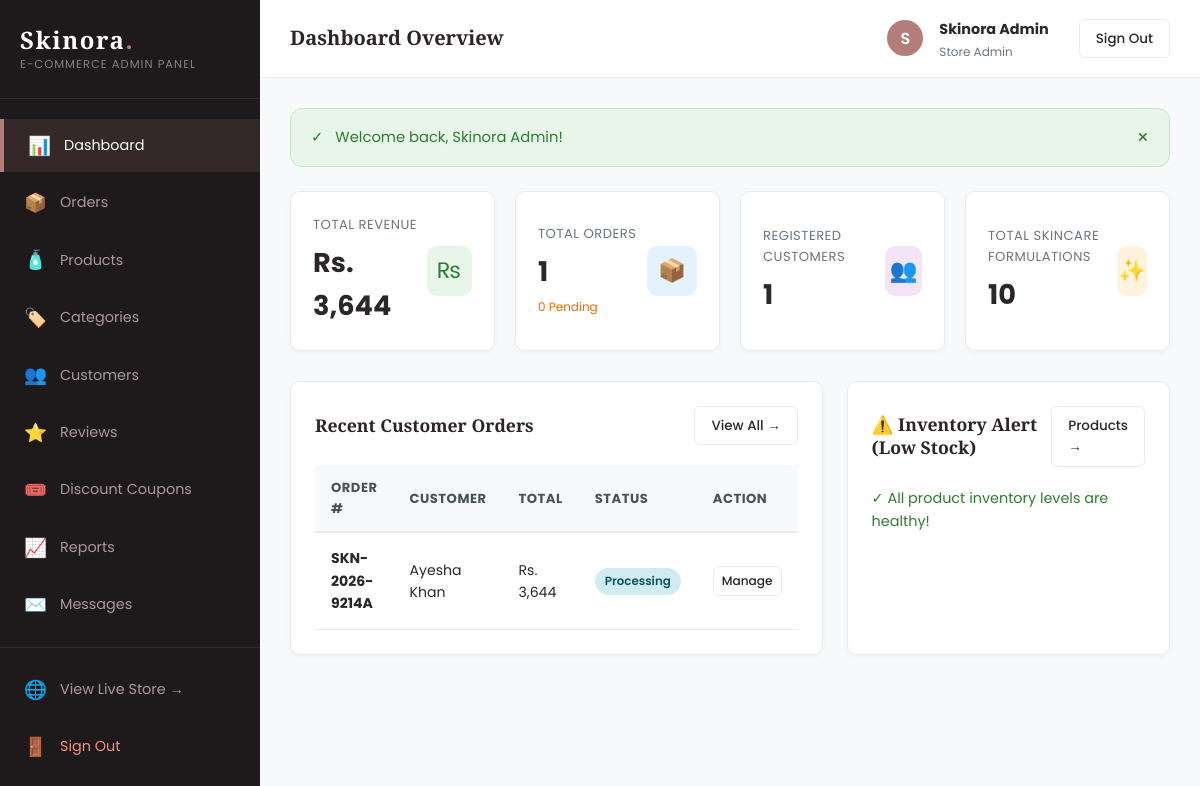
Page /admin/dashboard.php (signed in) on the committed database.
### tables this page shows
CREATE TABLE `orders` (
  `id` INT UNSIGNED AUTO_INCREMENT PRIMARY KEY,
  `order_number` VARCHAR(50) NOT NULL UNIQUE,
  `user_id` INT UNSIGNED NULL,
  `customer_name` VARCHAR(120) NOT NULL,
  `customer_email` VARCHAR(150) NOT NULL,
  `customer_phone` VARCHAR(30) NOT NULL,
  `shipping_address` VARCHAR(255) NOT NULL,
  `city` VARCHAR(80) NOT NULL,
  `postal_code` VARCHAR(20) NULL,
  `subtotal` DECIMAL(10,2) NOT NULL,
  `shipping_fee` DECIMAL(10,2) NOT NULL DEFAULT 0.00,
  `discount_amount` DECIMAL(10,2) NOT NULL DEFAULT 0.00,
  `total_amount` DECIMAL(10,2) NOT NULL,
  `payment_method` ENUM('cod', 'card', 'bank_transfer') NOT NULL DEFAULT 'cod',
  `payment_status` ENUM('pending', 'paid', 'failed') NOT NULL DEFAULT 'pending',
  `order_status` ENUM('pending', 'processing', 'shipped', 'delivered', 'cancelled') NOT NULL DEFAULT 'pending',
  `notes` TEXT NULL,
  `coupon_code` VARCHAR(50) NULL,
  `created_at` TIMESTAMP DEFAULT CURRENT_TIMESTAMP,
  `updated_at` TIMESTAMP DEFAULT CURRENT_TIMESTAMP ON UPDATE CURRENT_TIMESTAMP,
  INDEX `idx_order_num` (`order_number`),
  INDEX `idx_order_user` (`user_id`),
  INDEX `idx_order_status` (`order_status`),
  CONSTRAINT `fk_orders_user` FOREIGN KEY (`user_id`) REFERENCES `users` (`id`) ON DELETE SET NULL ON UPDATE CASCADE
);

### admin/dashboard.php (the view, shortened to what this page needs)
<?php
$db = getDBConnection();
$totalSales = (float)$db->query("SELECT COALESCE(SUM(total_amount), 0) FROM orders WHERE order_status != 'cancelled'")->fetchColumn();
$totalOrders = (int)$db->query("SELECT COUNT(*) FROM orders")->fetchColumn();
$totalCustomers = (int)$db->query("SELECT COUNT(*) FROM users WHERE role = 'customer'")->fetchColumn();
$totalProducts = (int)$db->query("SELECT COUNT(*) FROM products")->fetchColumn();
$pendingOrdersCount = (int)$db->query("SELECT COUNT(*) FROM orders WHERE order_status = 'pending'")->fetchColumn();
$lowStockStmt = $db->query("SELECT id, name, sku, stock_quantity, price FROM products WHERE stock_quantity <= 15 ORDER BY stock_quantity ASC LIMIT 5");
$lowStockProducts = $lowStockStmt->fetchAll();
$recentOrdersStmt = $db->query("SELECT * FROM orders ORDER BY id DESC LIMIT 5");
$recentOrders = $recentOrdersStmt->fetchAll();
require_once __DIR__ . '/includes/header.php';
?>
<div class="metrics-grid">
    <div class="metric-card">
        <div>
            <div class="metric-title">Total Revenue</div>
            <div class="metric-value"><?= formatPrice($totalSales) ?></div>
        </div>
        <div class="metric-icon-box icon-sales">₨</div>
    </div>
    <div class="metric-card">
        <div>
            <div class="metric-title">Total Orders</div>
            <div class="metric-value"><?= $totalOrders ?></div>
            <small style="color: #ed6c02; font-size: 0.75rem;"><?= $pendingOrdersCount ?> Pending</small>
        </div>
        <div class="metric-icon-box icon-orders">📦</div>
    </div>
    <div class="metric-card">
        <div>
            <div class="metric-title">Registered Customers</div>
            <div class="metric-value"><?= $totalCustomers ?></div>
        </div>
        <div class="metric-icon-box icon-customers">👥</div>
    </div>
    <div class="metric-card">
        <div>
            <div class="metric-title">Total Skincare Formulations</div>
            <div class="metric-value"><?= $totalProducts ?></div>
        </div>
        <div class="metric-icon-box icon-products">✨</div>
    </div>
</div>
<div style="display: grid; grid-template-columns: 1.5fr 1fr; gap: 24px;">
    <div class="admin-card">
        <div class="admin-card-header">
            <h3 class="admin-card-title">Recent Customer Orders</h3>
            <a href="<?= BASE_URL ?>admin/orders.php" class="btn-admin btn-admin-outline">View All &rarr;</a>
        </div>
        <?php if (empty($recentOrders)): ?>
            <p style="color: #6c757d; font-size: 0.9rem;">No orders placed yet.</p>
        <?php else: ?>
            <table class="admin-table">
                <thead>
                    <tr>
                        <th>Order #</th>
                        <th>Customer</th>
                        <th>Total</th>
                        <th>Status</th>
                        <th>Action</th>
                    </tr>
                </thead>
                <tbody>
                    <?php foreach ($recentOrders as $ord): ?>
                        <tr>
                            <td><strong><?= e($ord['order_number']) ?></strong></td>
                            <td><?= e($ord['customer_name']) ?></td>
                            <td><?= formatPrice($ord['total_amount']) ?></td>
                            <td>
                                <span class="status-pill status-<?= e($ord['order_status']) ?>">
                                    <?= ucfirst(e($ord['order_status'])) ?>
                                </span>
                            </td>
                            <td>
                                <a href="<?= BASE_URL ?>admin/order-details.php?id=<?= $ord['id'] ?>" class="btn-admin btn-admin-outline" style="padding: 4px 8px; font-size: 0.76rem;">
                                    Manage
                                </a>
                            </td>
                        </tr>
                    <?php endforeach; ?>
                </tbody>
            </table>
        <?php endif; ?>
    </div>
    <div class="admin-card">
        <div class="admin-card-header">
            <h3 class="admin-card-title">⚠️ Inventory Alert (Low Stock)</h3>
            <a href="<?= BASE_URL ?>admin/products.php" class="btn-admin btn-admin-outline">Products &rarr;</a>
        </div>
        <?php if (empty($lowStockProducts)): ?>
            <p style="color: #2e7d32; font-size: 0.9rem;">✓ All product inventory levels are healthy!</p>
        <?php endif; ?>
    </div>
</div>
<?php require_once __DIR__ . '/includes/footer.php'; ?>

### assets/css/style.css (style rules this page uses)
:root { --primary: #b37d7a; --primary-light: #e8b4b8; --primary-dark: #8c5b59; --rose-gold: #c59b97; --blush: #fceee9; --soft-beige: #f7f3ee; --cream: #fffdfa; --white: #ffffff; --dark-charcoal: #2c2425; --text-muted: #726264; --border-color: #ede4e0; --border-light: #f3ece8; --success: #2e7d32; --success-bg: #e8f5e9; --error: #d32f2f; --error-bg: #ffebee; --warning: #ed6c02; --warning-bg: #fff3e0; --info: #0288d1; --info-bg: #e1f5fe; --shadow-sm: 0 2px 8px rgba(179, 125, 122, 0.08); --shadow-md: 0 6px 20px rgba(179, 125, 122, 0.12); --shadow-lg: 0 12px 36px rgba(179, 125, 122, 0.16); --radius-sm: 6px; --radius-md: 12px; --radius-lg: 20px; --radius-pill: 50px; --transition: all 0.3s cubic-bezier(0.25, 0.8, 0.25, 1); }
*, *::before, *::after { margin: 0; padding: 0; box-sizing: border-box; }
html { font-size: 16px; scroll-behavior: smooth; }
body { font-family: 'Poppins', -apple-system, BlinkMacSystemFont, 'Segoe UI', Roboto, sans-serif; background-color: var(--cream); color: var(--dark-charcoal); line-height: 1.6; overflow-x: hidden; -webkit-font-smoothing: antialiased; }
h1, h2, h3, h4, h5, h6 { font-family: 'Playfair Display', Georgia, serif; font-weight: 600; color: var(--dark-charcoal); line-height: 1.3; }
p { margin-bottom: 1rem; color: var(--text-muted); }
a { color: inherit; text-decoration: none; transition: var(--transition); }

### assets/css/admin.css (style rules this page uses)
:root { --admin-bg: #f8f9fa; --admin-sidebar-bg: #1e191a; --admin-sidebar-active: #b37d7a; --admin-card-bg: #ffffff; --admin-text-main: #2b2627; --admin-text-muted: #6c757d; --admin-border: #e9ecef; --admin-primary: #b37d7a; --admin-success: #28a745; --admin-warning: #ffc107; --admin-danger: #dc3545; --admin-info: #17a2b8; }
body.admin-body { background-color: var(--admin-bg); color: var(--admin-text-main); font-family: 'Poppins', sans-serif; margin: 0; display: flex; min-height: 100vh; }
.metrics-grid { display: grid; grid-template-columns: repeat(4, 1fr); gap: 20px; margin-bottom: 30px; }
.metric-card { background: #ffffff; border: 1px solid var(--admin-border); border-radius: 10px; padding: 22px; box-shadow: 0 2px 6px rgba(0,0,0,0.03); display: flex; align-items: center; justify-content: space-between; }
.metric-title { font-size: 0.82rem; text-transform: uppercase; letter-spacing: 0.5px; color: var(--admin-text-muted); margin-bottom: 6px; }
.metric-value { font-size: 1.7rem; font-weight: 700; color: var(--admin-text-main); }
.metric-icon-box { width: 50px; height: 50px; border-radius: 10px; display: flex; align-items: center; justify-content: center; font-size: 1.4rem; }
.icon-sales { background: #e8f5e9; color: #2e7d32; }
.icon-orders { background: #e3f2fd; color: #1565c0; }
.icon-customers { background: #f3e5f5; color: #7b1fa2; }
.icon-products { background: #fff3e0; color: #e65100; }
.admin-card { background: #ffffff; border: 1px solid var(--admin-border); border-radius: 10px; padding: 24px; margin-bottom: 30px; box-shadow: 0 2px 6px rgba(0,0,0,0.03); }
.admin-card-header { display: flex; justify-content: space-between; align-items: center; margin-bottom: 20px; }
.admin-card-title { font-size: 1.1rem; font-weight: 600; margin: 0; }
.admin-table { width: 100%; border-collapse: collapse; }
.admin-table th { background: #f8f9fa; color: #495057; font-size: 0.82rem; text-transform: uppercase; letter-spacing: 0.5px; padding: 12px 16px; text-align: left; border-bottom: 2px solid var(--admin-border); }
.admin-table td { padding: 14px 16px; font-size: 0.88rem; border-bottom: 1px solid var(--admin-border); vertical-align: middle; }
.status-pill { display: inline-block; padding: 4px 10px; border-radius: 20px; font-size: 0.74rem; font-weight: 600; text-transform: capitalize; }
.status-processing { background: #d1ecf1; color: #0c5460; }
.btn-admin { padding: 8px 16px; border-radius: 6px; font-size: 0.84rem; font-weight: 500; cursor: pointer; border: none; text-decoration: none; display: inline-flex; align-items: center; gap: 6px; }
.btn-admin-outline { background: transparent; border: 1px solid var(--admin-border); color: var(--admin-text-main); }

### rows in the picture
orders: order_number "SKN-2026-9214A", customer_name "Ayesha Khan", total_amount "Rs. 3,644", order_status "Processing"

### other values in the picture
$adminPageTitle "Dashboard Overview"
substr($_SESSION['user_name'] ?? 'A', 0, 1) "S"
$_SESSION['user_name'] "Skinora Admin"
$icon "✓"
$flash['message'] "Welcome back, Skinora Admin!"
formatPrice($totalSales) "Rs. 3,644"
$totalOrders "1"
$pendingOrdersCount "0"
$totalCustomers "1"
$totalProducts "10"
